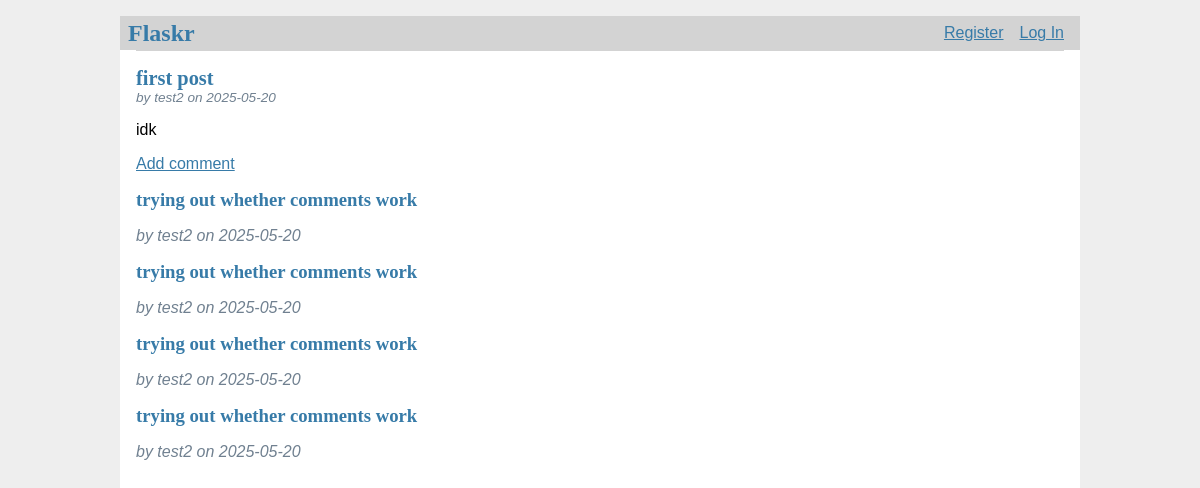
Before: /1/details with the older database file.
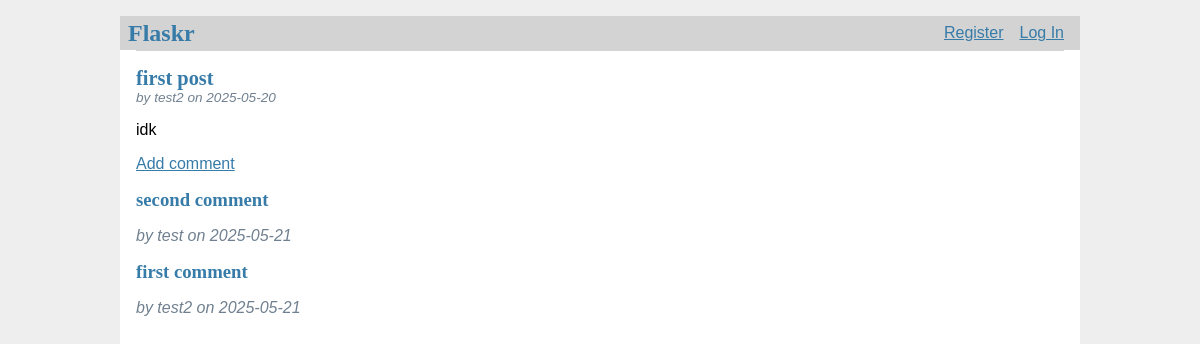
After: the same page with the newer database file.
### tables this page shows
CREATE TABLE post (
  id INTEGER PRIMARY KEY AUTOINCREMENT,
  author_id INTEGER NOT NULL,
  created TIMESTAMP NOT NULL DEFAULT CURRENT_TIMESTAMP,
  title TEXT NOT NULL,
  body TEXT NOT NULL,
  likes INTEGER DEFAULT 0,
  FOREIGN KEY (author_id) REFERENCES user (id)
);

CREATE TABLE user (
  id INTEGER PRIMARY KEY AUTOINCREMENT,
  username TEXT UNIQUE NOT NULL,
  password TEXT NOT NULL
);

CREATE TABLE comment (
    id INTEGER PRIMARY KEY AUTOINCREMENT,
    post_id INTEGER NOT NULL,
    author_id INTEGER NOT NULL,
    created TIMESTAMP NOT NULL DEFAULT CURRENT_TIMESTAMP,
    content TEXT NOT NULL,
    FOREIGN KEY (post_id) REFERENCES post (id)
);

### flaskr/blog.py (the view)
@bp.route('/<int:id>/details', methods=['GET'])
def details(id):
    post = get_post(id, False)
    db = get_db()
    comments = db.execute(
        'SELECT c.id as id, post_id, c.author_id, content, c.created, username'
        ' FROM post p JOIN comment c ON p.id = c.post_id'
        ' JOIN user u ON u.id = c.author_id'
        ' WHERE p.id = ?'
        ' ORDER BY c.created DESC',
        (id,)
    ).fetchall()
    show_comment = request.args.get('show_comment')
    return render_template('blog/details.html', post=post, comments=comments, show_comment=show_comment)

### flaskr/auth.py (called while the page is built)
@bp.before_app_request
def load_logged_in_user():
    user_id = session.get('user_id')
    if user_id is None:
        g.user = None
    else:
        g.user = get_db().execute(
            'SELECT * FROM user WHERE id = ?', (user_id,)
        ).fetchone()

### flaskr/blog.py (called while the page is built)
def get_post(id, check_author=True):
    post = get_db().execute(
        'SELECT p.id, title, body, created, author_id, username'
        ' FROM post p JOIN user u ON p.author_id = u.id'
        ' WHERE p.id = ?',
        (id,)
    ).fetchone()
    if post is None:
        abort(404, f"Post id {id} doesn't exist.")
    if check_author and post['author_id'] != g.user['id']:
        abort(403)
    return post

### flaskr/db.py (called while the page is built)
def get_db():
    if 'db' not in g:
        g.db = sqlite3.connect(
            current_app.config['DATABASE'],
            detect_types=sqlite3.PARSE_DECLTYPES
        )
        g.db.row_factory = sqlite3.Row # allows accessing columns by name
    return g.db

### flaskr/templates/blog/details.html (shortened to what this page needs)
{% extends 'base.html' %}
{% block content %}
    <article class="post">
      <header>
        <div>
          <h1>{{ post['title'] }}</h1>
          <div class="about">by {{ post['username'] }} on {{ post['created'].strftime('%Y-%m-%d') }}</div>
        </div>
      </header>
      <p class="body">{{ post['body'] }}</p>
      <p class="comments">
        <a class="action" href="{{ url_for('blog.details', id=post['id'], show_comment=1 )}}">Add comment</a>
      {% for comment in comments %}
        <div>
          <h1>{{ comment['content'] }}</h1>
          <div class="about">by {{ comment['username'] }} on {{ comment['created'].strftime('%Y-%m-%d') }}</div>
        </div>
      {% endfor %}
       </p>
    </article>
{% endblock %}

### flaskr/templates/base.html (shortened to what this page needs)
<!doctype html>
<link rel="stylesheet" href="{{ url_for('static', filename='style.css') }}">
<nav>
  <h1>Flaskr</h1>
  <ul>
    {% if g.user %}
      <li><span>{{ g.user['username'] }}</span>
      <li><a href="{{ url_for('auth.logout') }}">Log Out</a>
    {% else %}
      <li><a href="{{ url_for('auth.register') }}">Register</a>
      <li><a href="{{ url_for('auth.login') }}">Log In</a>
    {% endif %}
  </ul>
</nav>
<section class="content">
  <header>
  </header>
  {% block content %}{% endblock %}
</section>

### flaskr/static/style.css (style rules this page uses)
h1 { font-family: serif; color: #377ba8; margin: 1rem 0; }
a { color: #377ba8; }
nav { background: lightgray; display: flex; align-items: center; padding: 0 0.5rem; }
nav h1 { flex: auto; margin: 0; }
nav ul { display: flex; list-style: none; margin: 0; padding: 0; }
nav ul li a, nav ul li span, header .action { display: block; padding: 0.5rem; }
.content { padding: 0 1rem 1rem; }
.content > header { border-bottom: 1px solid lightgray; display: flex; align-items: flex-end; }
.post > header { display: flex; align-items: flex-end; font-size: 0.85em; }
.post > header > div:first-of-type { flex: auto; }
.post > header h1 { font-size: 1.5em; margin-bottom: 0; }
.post .about { color: slategray; font-style: italic; }
.post .body { white-space: pre-line; }
.content:last-child { margin-bottom: 0; }

Changed rows visible on the page:
removed comment: content "trying out whether comments work", username "test2", created "2025-05-20"
removed comment: content "trying out whether comments work", username "test2", created "2025-05-20"
removed comment: content "trying out whether comments work", username "test2", created "2025-05-20"
removed comment: content "trying out whether comments work", username "test2", created "2025-05-20"
added comment: content "second comment", username "test", created "2025-05-21"
added comment: content "first comment", username "test2", created "2025-05-21"
